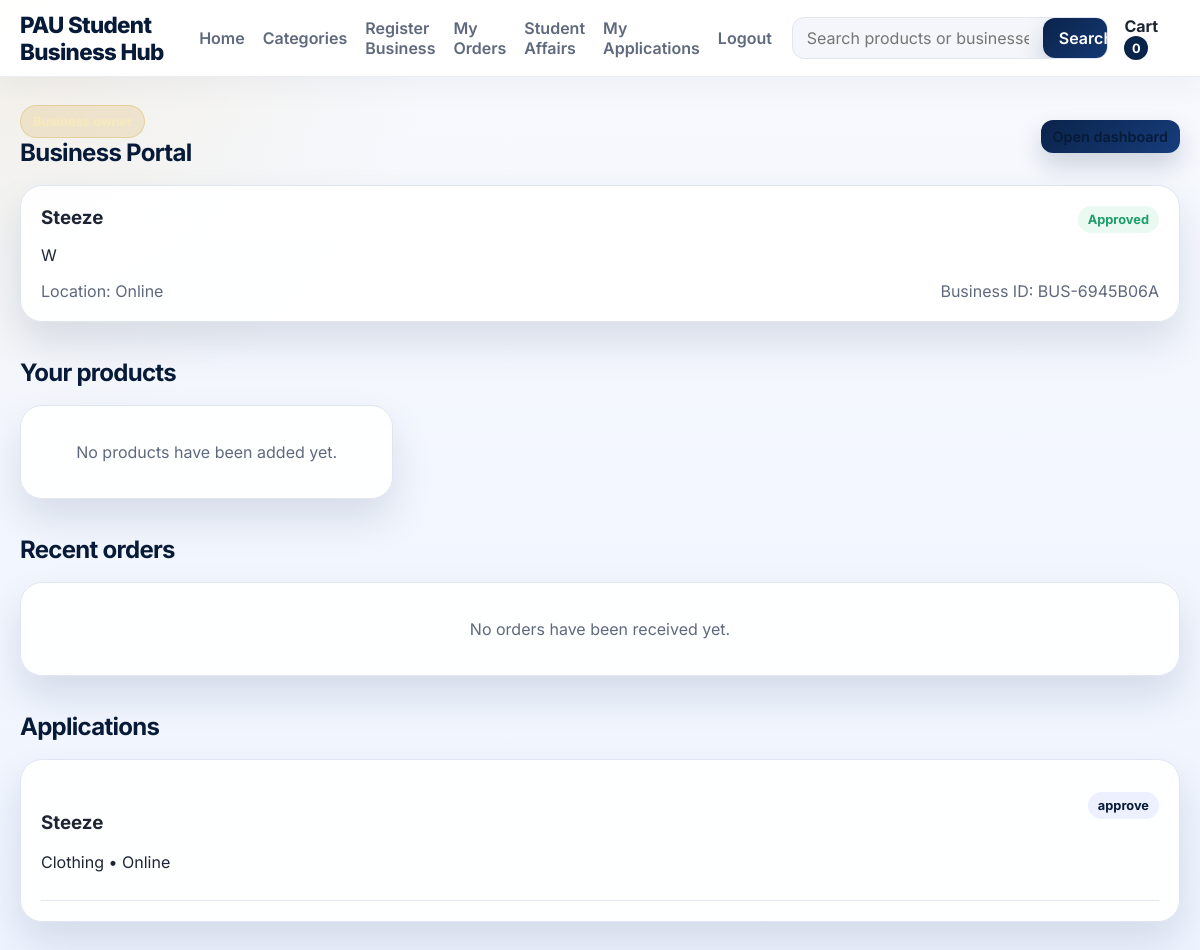
/business-portal/ (signed in), run on the app's committed database.
### platform_discovery/models.py (models this page shows, shortened)
class Business(models.Model):
    STATUS_PENDING = "pending"
    STATUS_APPROVED = "approved"
    STATUS_REJECTED = "rejected"
    STATUS_CHOICES = [
        (STATUS_PENDING, "Pending"),
        (STATUS_APPROVED, "Approved"),
        (STATUS_REJECTED, "Rejected"),
    ]
    owner = models.OneToOneField(settings.AUTH_USER_MODEL, on_delete=models.CASCADE, related_name="owned_business")
    category = models.ForeignKey(BusinessCategory, on_delete=models.SET_NULL, null=True, blank=True, related_name="businesses")
    name = models.CharField(max_length=200)
    slug = models.SlugField(max_length=200, unique=True)
    business_id = models.CharField(max_length=20, unique=True, editable=False)
    location = models.CharField(max_length=200, default="Online", help_text="Use 'Online' if there is no physical branch.")
    image_url = models.URLField(blank=True, default='')
    email = models.EmailField()
    phone_number = models.CharField(max_length=20, blank=True)
    description = models.TextField()
    status = models.CharField(max_length=20, choices=STATUS_CHOICES, default=STATUS_PENDING)
    is_featured = models.BooleanField(default=False)
    approval_note = models.TextField(blank=True)
    created_at = models.DateTimeField(auto_now_add=True)
    approved_at = models.DateTimeField(null=True, blank=True)
    class Meta:
        ordering = ["-created_at"]
    @property
    def display_location(self):
        return self.location or "Online"

class BusinessApplication(models.Model):
    STATUS_PENDING = "pending"
    STATUS_APPROVED = "approved"
    STATUS_REJECTED = "rejected"
    STATUS_CHOICES = [
        (STATUS_PENDING, "Pending"),
        (STATUS_APPROVED, "Approved"),
        (STATUS_REJECTED, "Rejected"),
    ]
    applicant = models.ForeignKey(settings.AUTH_USER_MODEL, on_delete=models.CASCADE, related_name="business_applications")
    business_name = models.CharField(max_length=200)
    owner_name = models.CharField(max_length=200)
    matriculation_number = models.CharField(max_length=50, default="N/A")
    email = models.EmailField()
    phone_number = models.CharField(max_length=20, blank=True)
    category = models.ForeignKey(BusinessCategory, on_delete=models.SET_NULL, null=True, blank=True, related_name="applications")
    location = models.CharField(max_length=200, default="Online")
    site_url = models.URLField(blank=True)
    description = models.TextField()
    status = models.CharField(max_length=20, choices=STATUS_CHOICES, default=STATUS_PENDING)
    submitted_at = models.DateTimeField(auto_now_add=True)
    reviewed_at = models.DateTimeField(null=True, blank=True)
    reviewed_by = models.ForeignKey(settings.AUTH_USER_MODEL, on_delete=models.SET_NULL, null=True, blank=True, related_name="reviewed_applications")
    review_notes = models.TextField(blank=True)
    class Meta:
        ordering = ["-submitted_at"]

class BusinessCategory(models.Model):
    name = models.CharField(max_length=100, unique=True)
    slug = models.SlugField(max_length=100, unique=True)
    description = models.TextField(blank=True)
    image_url = models.URLField(blank=True, default='')
    CATEGORY_IMAGES = {
        'clothing': 'https://images.unsplash.com/photo-1788035962539-a1d6ef60ec48?auto=format&fit=crop&w=900&q=80',
        'food-drinks': 'https://images.unsplash.com/photo-1664992960082-0ea299a9c53e?auto=format&fit=crop&w=900&q=80',
        'school-materials': 'https://images.unsplash.com/photo-1503676260728-1c00da094a0b?auto=format&fit=crop&w=900&q=80',
        'technology': 'https://images.unsplash.com/photo-1518770660439-4636190af475?auto=format&fit=crop&w=900&q=80',
    }
    class Meta:
        ordering = ["name"]

### platform_discovery/views.py (the view)
# urls.py: path('business-portal/', views.business_portal, name='business_portal'),
@login_required
def business_portal(request):
    business = getattr(request.user, "owned_business", None)
    applications = BusinessApplication.objects.filter(applicant=request.user).order_by("-submitted_at")
    if business:
        products = Product.objects.filter(business=business)
        orders = OrderItem.objects.filter(business=business).select_related("order", "product")
    else:
        products = []
        orders = []
    return render(request, "platform_discovery/business_portal.html", {
        "business": business,
        "applications": applications,
        "products": products,
        "orders": orders,
    })

### templates/platform_discovery/business_portal.html (shortened to what this page needs)
{% extends 'platform_discovery/base.html' %}
{% block content %}
<section class="section-block">
    <div class="section-header">
        <div>
            <span class="eyebrow">Business owner</span>
            <h2>Business Portal</h2>
        </div>
        {% if business %}
            <a href="{% url 'business_dashboard' %}" class="primary-btn small-btn">Open dashboard</a>
        {% endif %}
    </div>
    {% if business %}
        <div class="card business-header">
            <div class="card-top-row">
                <div>
                    <h3>{{ business.name }}</h3>
                    <p>{{ business.description|truncatewords:22 }}</p>
                </div>
                <span class="status-pill status-{{ business.status }}">{{ business.get_status_display }}</span>
            </div>
            <div class="meta-row">
                <span>Location: {{ business.display_location }}</span>
                <span>Business ID: {{ business.business_id }}</span>
            </div>
        </div>
    {% else %}
        <div class="card empty-state">
            <p>You do not have a business yet. Register your business to unlock the owner dashboard.</p>
            <a href="{% url 'register_business' %}" class="primary-btn small-btn">Register business</a>
        </div>
    {% endif %}
</section>
{% if business %}
<section class="section-block">
    <div class="section-header">
        <h2>Your products</h2>
    </div>
    <div class="grid three-col">
        {% for product in products %}
            <div class="card product-card">
                <div class="card-top-row">
                    <h3>{{ product.name }}</h3>
                    {% if product.has_discount %}<span class="promo-pill">-{{ product.discount_percent }}%</span>{% endif %}
                </div>
                <p>{{ product.description|truncatewords:18 }}</p>
                <div class="price-row">
                    <strong>₦{{ product.discounted_price }}</strong>
                    {% if product.has_discount %}<span class="old-price">₦{{ product.price }}</span>{% endif %}
                </div>
                <div class="small-meta">Stock: {{ product.stock }}</div>
            </div>
        {% empty %}
            <div class="card empty-state">
                <p>No products have been added yet.</p>
            </div>
        {% endfor %}
    </div>
</section>
<section class="section-block">
    <div class="section-header">
        <h2>Recent orders</h2>
    </div>
    {% if orders %}
        <div class="card list-card">
            {% for item in orders %}
                <div class="list-row">
                    <div>
                        <h3>{{ item.product.name }}</h3>
                        <p>Qty: {{ item.quantity }} • Order #{{ item.order.id }}</p>
                    </div>
                    <span class="status-pill">₦{{ item.line_total }}</span>
                </div>
            {% endfor %}
        </div>
    {% else %}
        <div class="card empty-state">
            <p>No orders have been received yet.</p>
        </div>
    {% endif %}
</section>
{% endif %}
<section class="section-block">
    <div class="section-header">
        <h2>Applications</h2>
    </div>
    {% if applications %}
        <div class="card list-card">
            {% for application in applications %}
                <div class="application-row">
                    <div>
                        <h3>{{ application.business_name }}</h3>
                        <p>{{ application.category.name }} • {{ application.location }}</p>
                    </div>
                    <span class="status-pill status-{{ application.status }}">{{ application.get_status_display }}</span>
                </div>
            {% endfor %}
        </div>
    {% else %}
        <div class="card empty-state">
            <p>You have not submitted any business applications.</p>
        </div>
    {% endif %}
</section>
{% endblock %}

### static/platform_discovery/styles.css (style rules this page uses)
:root { --primary: #0a234a; --primary-dark: #071b39; --primary-soft: #e9f0ff; --secondary: #f4f7fb; --accent: #d4a843; --accent-soft: #f8edcc; --maroon: #8b1e3f; --text: #1d2433; --muted: #5f697d; --border: #dfe6f2; --green: #1f9d6a; --orange: #f28d35; --danger: #d34c4c; --shadow: 0 20px 40px rgba(10, 35, 74, 0.12); }
* { box-sizing: border-box; }
body { margin: 0; font-family: 'Inter', sans-serif; background: radial-gradient(circle at top left, rgba(212, 168, 67, 0.12), transparent 28%), linear-gradient(180deg, #f7f9fd 0%, #eef4ff 100%); color: var(--text); }
a { color: inherit; text-decoration: none; }
.search-box button, .primary-btn, .secondary-btn { border: none; border-radius: 12px; padding: 10px 16px; cursor: pointer; font: inherit; font-weight: 600; }
.primary-btn, .search-box button { background: linear-gradient(135deg, var(--primary), #173d7c); color: white; box-shadow: 0 12px 24px rgba(10, 35, 74, 0.18); }
.small-btn { padding: 8px 12px; font-size: 0.9rem; }
.eyebrow { display: inline-block; background: rgba(212, 168, 67, 0.2); color: #f8e9ba; font-size: 0.8rem; font-weight: 700; padding: 8px 12px; border-radius: 999px; border: 1px solid rgba(212, 168, 67, 0.35); }
.section-block { margin-bottom: 36px; }
.section-header { display: flex; justify-content: space-between; align-items: center; margin-bottom: 18px; }
.section-header h2 { margin: 0; color: var(--primary-dark); letter-spacing: -0.03em; }
.section-header a { color: var(--primary-dark); font-weight: 600; }
.grid { display: grid; gap: 20px; }
.three-col { grid-template-columns: repeat(3, minmax(0, 1fr)); }
.card { background: rgba(255,255,255,0.96); border: 1px solid var(--border); border-radius: 22px; box-shadow: var(--shadow); padding: 20px; transition: transform 0.2s ease, box-shadow 0.2s ease, border-color 0.2s ease; }
.card-top-row { display: flex; justify-content: space-between; align-items: start; gap: 12px; }
.card-top-row h3, .list-row h3 { margin: 0; }
.meta-row, .price-row, .cart-meta { display: flex; justify-content: space-between; gap: 12px; align-items: center; color: var(--muted); flex-wrap: wrap; }
.business-header { margin-bottom: 28px; }
.empty-state { text-align: center; color: var(--muted); }
.cart-list, .list-card { display: flex; flex-direction: column; gap: 16px; }
.cart-item, .list-row, .application-row { display: flex; justify-content: space-between; align-items: center; gap: 16px; padding: 12px 0; border-bottom: 1px solid var(--border); }
.application-row { align-items: start; }
.status-pill { display: inline-flex; border-radius: 999px; padding: 6px 10px; font-size: 0.8rem; font-weight: 700; background: #edf0ff; color: var(--primary-dark); }
.status-approved { background: #eafaf3; color: var(--green); }

### data on the page
Business: name "Steeze", description "W", status "Approved", display_location "Online", business_id "BUS-6945B06A"
BusinessApplication: business_name "Steeze", category.name "Clothing", location "Online", status "approve"

### other printed values
{{ request.session.cart|length|default:0 }} "0"
